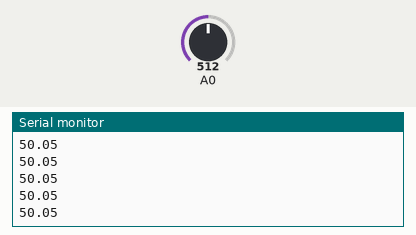
Recording of a sketch running on a simulated Arduino Uno, built with avr-gcc and run on an emulated ATmega328P. Shown: the last lines printed to the serial monitor. Inputs (shaded band) come from the test bench; at power-on: A0 = 512.

Above: at 1.2 s.
1.3 s: A0 set to 716
At 1.8 s:
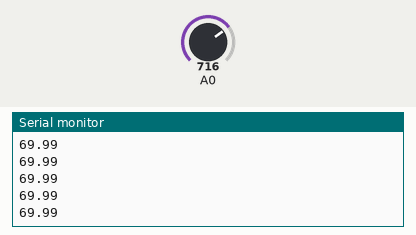
2.8 s: A0 set to 900
At 3.3 s:
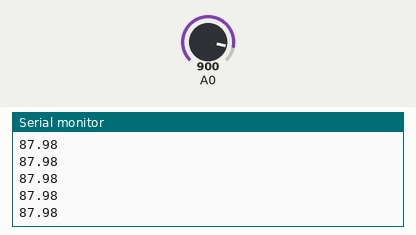
Timing chart, 0 to 5.8 s (numbered marks = the images above; inputs shaded):
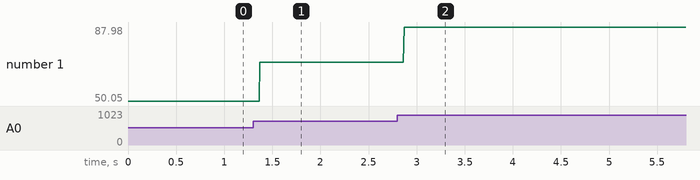

Measured:
- after the input at 1.3 s, the serial monitor: prints a new line after 0.07 s (image 1)
- after the input at 2.8 s, the serial monitor: prints a new line after 0.07 s (image 2)
- plotted number 1: 50.05 → 69.99 after the input at 1.3 s, 69.99 → 87.98 after the input at 2.8 s

The sketch:

potenc.ino
```cpp
int tn = 0;

void setup() {
  Serial.begin(9600);
}

void loop() {
  int sensRead = analogRead(A0);
  float sensVal = ((float)sensRead/10.23);
  Serial.println(sensVal);
  if(millis() - tn > 1){
    tn = 1;
  }
}
```
